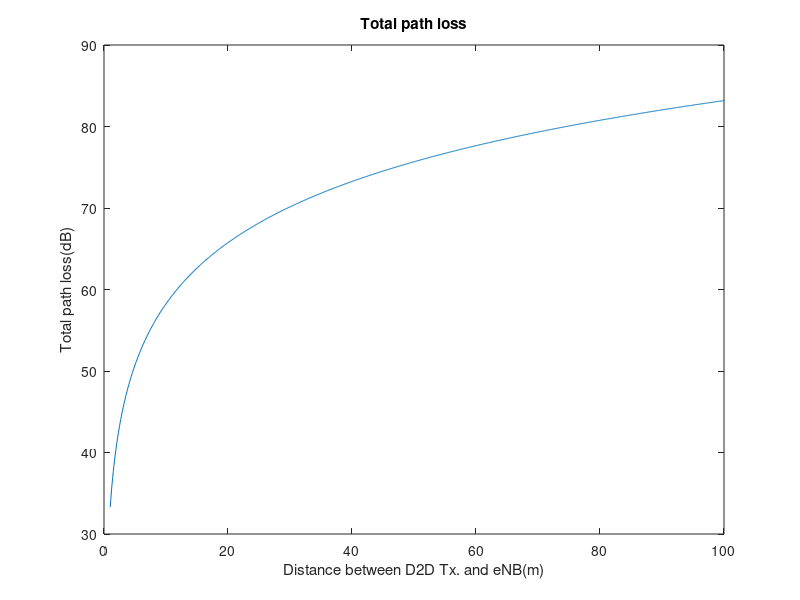

The MATLAB script that drew this image:
k1 = 34.0;
k2 = 22.0;
k3 = 30.5;
k4 = 36.7;
dr = 0.01;
d = 1:0.1:100;
PLLdB = k1 + k2 * log10(d);
PLNdB = k3 + k4 * log10(d);
PLdB = 0.8*PLLdB + 0.2*PLNdB;
PL = 10.^(0.1*PLdB);
X = randn(1,991);
R = exp((-0.01/50)*log(2));
i = round(d / dr);
Llast = 0;
for j = 1:i
    SFdB = R*Llast + (1-R.^2).^0.5*3*X;
    Llast = SFdB;
end
SF = 10.^(0.1*SFdB);
Y = rand(1,991);
ML = -log(Y);
MLdB = 10*log10(ML);
TPL = PL+SF+ML;
TPLdB = 10*log10(TPL);
TPLdBm = 10*log10(TPL * 1000);
figure;
plot(d,TPLdB);
title('Total path loss');
xlabel('Distance between D2D Tx. and eNB(m)')
ylabel('Total path loss(dB)')